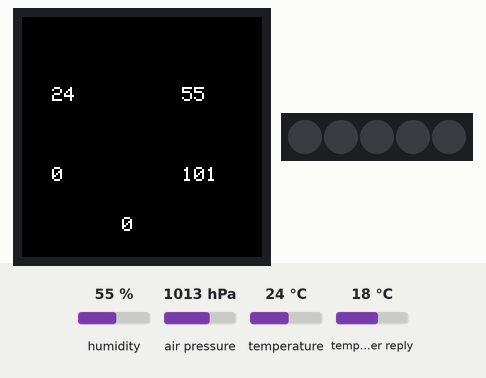
Simulated run of this program. Board: Arduino MKR. On the bench: 240×240 colour display, 5 RGB LEDs in strip order, left to right. The test bench sets the inputs (shaded band); at power-on: humidity 55 %, air pressure 1013 hPa, temperature 24 °C, temperature in the weather reply 18 °C. WiFi joins after 1.5 s; servers stay silent unless stated; web services answer with replies made up by the test bench; what the program prints to the serial monitor is not drawn.

Above: at 17.0 s.

The program:

main.cpp
```cpp
#include <Arduino.h>
#include <Wire.h>
#include <WiFiNINA.h>
#include <Arduino_MKRIoTCarrier.h>
#include <ThingSpeak.h>
#include "config.h"

#include <ArduinoHttpClient.h>
#include <ArduinoJson.h>

unsigned long myChannelNumber = SECRET_CH_ID;
const char *myWriteAPIKey = SECRET_WRITE_APIKEY;
MKRIoTCarrier carrier;
char ssid[] = WIFI_NAME;       // your network SSID (name)
char pass[] = WIFI_PASSWORD;   // your network password (use for WPA, or use as key for WEP)
int status = WL_IDLE_STATUS;

WiFiClient wifiClient;  // Use WiFiClient for HTTP

float lat = LAT;
float lng = LONG;
char weatherAPI[] = WEATHER_API;

// Global variables for inside temperature, humidity, and pressure
float inTemperature;
float inHumidity;
float inPressure;

// Global variables for outside temperature, humidity, and pressure
float outTemperature;
float outHumidity;
float outPressure;

HttpClient client = HttpClient(wifiClient, "api.openweathermap.org", 80);  // Use port 80 for HTTP

void setupWiFi() {
 // check for the WiFi module:
  if (WiFi.status() == WL_NO_MODULE) {
    Serial.println("Communication with WiFi module failed!");
    // don't continue
    while (true);
  }

  // attempt to connect to WiFi network:
  while (status != WL_CONNECTED) {
    Serial.print("Attempting to connect to WPA SSID: ");
    Serial.println(ssid);
    // Connect to WPA/WPA2 network:
    status = WiFi.begin(ssid, pass);

    // wait 10 seconds for connection:
    delay(INTERVAL);
  }
  // you're connected now, so print out the data:
  Serial.println("You're connected to the network");
}

void setup() {

  //Initialize serial and wait for port to open:
  Serial.begin(9600);
  while (!Serial) {
    ; // wait for serial port to connect. Needed for native USB port only
  }
  setupWiFi();
  ThingSpeak.begin(wifiClient);
  carrier.begin();

}

void displayButtonText(int text, int x, int y) {
  carrier.display.setCursor(x, y);
  carrier.display.setTextSize(2);
  carrier.display.setTextColor(0xFFFF); // White color, you can change it as needed
  carrier.display.print(text);
}

void outsideWeather() {
    // Construct the URL with variables
  String request = "/data/2.5/weather?lat=" + String(lat) + "&lon=" + String(lng) + "&units=metric&appid=" + String(weatherAPI);

  // Make a GET request to OpenWeatherMap API
  if (client.get(request) != 0) {
  Serial.println("Failed to connect to OpenWeatherMap API");
  return;
  }

  Serial.print("API Request URL: ");
  Serial.println(request);

  // Read the response
  Serial.println("HTTP Response Code: " + String(client.responseStatusCode()));
  String response = client.responseBody();

  // Parse JSON
  const size_t capacity = JSON_OBJECT_SIZE(1) + JSON_OBJECT_SIZE(2) + JSON_OBJECT_SIZE(3) + JSON_OBJECT_SIZE(4) + JSON_OBJECT_SIZE(5) + JSON_OBJECT_SIZE(6) + 270;
  DynamicJsonDocument doc(capacity);
  Serial.println("Attempting JSON parsing...");
  deserializeJson(doc, response);
  Serial.println("JSON parsing complete.");

  Serial.println("API Response:");
  Serial.println(response);

  // Extract temperature, humidity, and pressure
  outTemperature = doc["main"]["temp"];
  outHumidity = doc["main"]["humidity"];
  outPressure = doc["main"]["pressure"];

  // Print the values
  Serial.print("Outdoor Temperature: ");
  Serial.println(outTemperature);
  Serial.print("Outdoor Humidity: ");
  Serial.println(outHumidity);
  Serial.print("Outdoor Pressure: ");
  Serial.println(outPressure);
}

void insideWeather() {

 // read the sensor values
  inTemperature = carrier.Env.readTemperature();
  inHumidity = carrier.Env.readHumidity();
  inPressure = carrier.Pressure.readPressure();

}


void loop() {

  outsideWeather();

  insideWeather();

  // set the fields with the values
  ThingSpeak.setField(1, inTemperature);
  ThingSpeak.setField(2, inHumidity);
  ThingSpeak.setField(3, inPressure);
  ThingSpeak.setField(4, outTemperature);
  ThingSpeak.setField(5, outHumidity);
  ThingSpeak.setField(6, outPressure);

 // repeat background for new inputs
  carrier.display.fillScreen(0x0000);

 // Display text near each button
  displayButtonText(inTemperature, 30, 70);
  displayButtonText(inHumidity, 160, 70);
  displayButtonText(inPressure, 160, 150);
  displayButtonText(0, 100, 200);
  displayButtonText(0, 30, 150);


  int x = ThingSpeak.writeFields(myChannelNumber, myWriteAPIKey);
   if(x == 200){
    Serial.println("Channel update successful.");

  } else {
    Serial.println("Problem updating channel. HTTP error code " + String(x));
  }

  delay(INTERVAL);
}
```

config.h
```cpp
/*
Personal Details

This is where you will fill in all detials need to set up your Arduino device.

What will be needed
- your wifi name and password (please enter in quotations "XXX")
- your ThinkSpeak channel number
- you ThinkSpeak channel API (please enter in quotations "XXX")
- the latitude and longitute of you arduinos location
- your OpenWeatherAPI (please enter in quotations "XXX")
*/

#define SECRET_CH_ID 2369829			// replace 0000000 with your channel number
#define SECRET_WRITE_APIKEY "75U1406FS2G9BFG8"   // replace XYZ with your channel write API Key
#define INTERVAL 15000
#define WIFI_NAME "VM7507775"      // replace YOUR SSID with your WiFi network name
#define WIFI_PASSWORD "yamjFb6wnucm" // replace YourPassword with your WiFi password

// For exterior weather conditions
#define LAT 55.127950 			//enter latitute
#define LONG -8.277470			//enter longitude

#define WEATHER_API "6f31a0fd23d1415ef151dd57611408aa"
```
